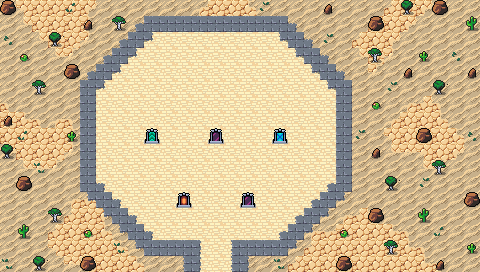

Below is a game level as drawn by its tile map, then a one-line description and the .tmx that defines it (tile-layer data replaced by summaries):
An orthogonal 30x17 tile map with 16x16 px tiles, 5 tile layers (Collision, Background, Floor and Walls, Ornamental Walls, ...), 2 tilesets and 6 objects.

<map version="1.5" tiledversion="1.7.2" orientation="orthogonal" renderorder="right-down" width="30" height="17" tilewidth="16" tileheight="16" infinite="0" nextlayerid="8" nextobjectid="79">
 <editorsettings>
  <export target="wastetown..tmx" format="tmx" />
 </editorsettings>
 <tileset firstgid="1" source="../../../../common/maps/tileset/main.tsx" />
 <tileset firstgid="3477" source="../../../../common/maps/tileset/buildings.tsx" />
 <layer id="6" name="Collision" width="30" height="17">
  <data>[510 cells, 6 non-empty, 1 distinct tile ids]</data>
 </layer>
 <layer id="1" name="Background" width="30" height="17">
  <data>[510 cells, 510 non-empty, 3 distinct tile ids]</data>
 </layer>
 <layer id="2" name="Floor and Walls" width="30" height="17">
  <data>[510 cells, 179 non-empty, 25 distinct tile ids]</data>
 </layer>
 <layer id="7" name="Ornamental Walls" width="30" height="17">
  <data>[510 cells, 79 non-empty, 7 distinct tile ids]</data>
 </layer>
 <layer id="3" name="Clutter" width="30" height="17">
  <properties>
   <property name="spriteLayer" type="bool" value="true" />
  </properties>
  <data>[510 cells, 59 non-empty, 15 distinct tile ids]</data>
 </layer>
 <objectgroup id="4" name="Objects">
  <object id="69" template="../../../../common/maps/obj/door_up.tx" x="208" y="143.5">
   <properties>
    <property name="teleport" value="../Shandalar Old Border/maps/map/jacetower/portal_1.tmx" />
    <property name="teleportObjectId" value="71" />
   </properties>
  </object>
  <object id="74" template="../../../../common/maps/obj/door_up.tx" x="208.359" y="271.521">
   <properties>
    <property name="teleport" value="../Shandalar Old Border/maps/map/jacetower/portal_1W2.tmx" />
    <property name="teleportObjectId" value="56" />
   </properties>
  </object>
  <object id="75" template="../../../../common/maps/obj/door_down.tx" x="176" y="209.5">
   <properties>
    <property name="teleport" value="../Shandalar Old Border/maps/map/jacetower/portal_1R.tmx" />
    <property name="teleportObjectId" value="68" />
   </properties>
  </object>
  <object id="76" template="../../../../common/maps/obj/door_down.tx" x="144" y="144.5">
   <properties>
    <property name="teleport" value="../Shandalar Old Border/maps/map/jacetower/portal_1G.tmx" />
    <property name="teleportObjectId" value="77" />
   </properties>
  </object>
  <object id="77" template="../../../../common/maps/obj/door_down.tx" x="272" y="144">
   <properties>
    <property name="teleport" value="../Shandalar Old Border/maps/map/jacetower/portal_1U.tmx" />
    <property name="teleportObjectId" value="79" />
   </properties>
  </object>
  <object id="78" template="../../../../common/maps/obj/door_down.tx" x="241" y="209">
   <properties>
    <property name="teleport" value="../Shandalar Old Border/maps/map/jacetower/portal_1B.tmx" />
    <property name="teleportObjectId" value="64" />
   </properties>
  </object>
 </objectgroup>
</map>
